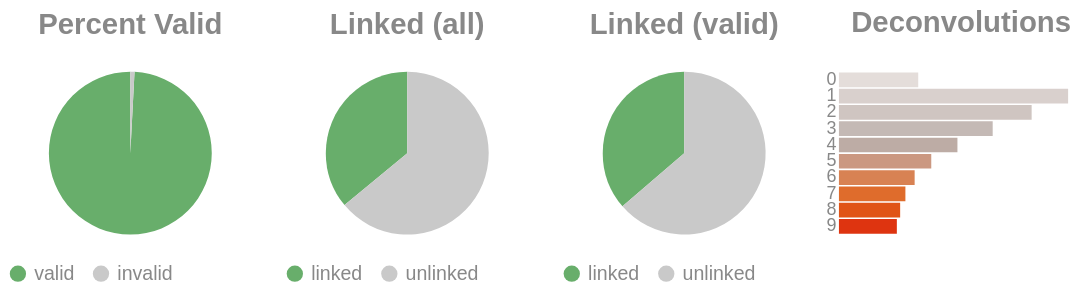

Notebook code for this chart:
### Code cell
if SKIPLR:
    pass
else:
    clash = Counter()
    for i in valids['molecule']:
        _mol = i.split("-")
        if len(_mol) == 1:
            clash.update('0')
        else:
            clash.update(_mol[-1])

    _d = {"deconvolutions": [], 'count': []}
    for k,v in clash.items():
        _d['deconvolutions'].append(k)
        _d['count'].append(v)

    tot_valid = valids['reads'].sum()
    mask = valids['reads'] >= 2
    n_linked_reads = valids.loc[mask, 'reads'].sum()
    perc_valid = round(tot_valid / n_reads, 4)
    linked_perc_abs = round(n_linked_reads / n_reads, 4)
    linked_perc = round(n_linked_reads / tot_valid, 4)

    _valid = pd.DataFrame({"valids": ['valid', 'invalid'] , "count":  [tot_valid, n_reads - tot_valid]})
    _linked_abs = pd.DataFrame({"linked (absolute)": ['linked', 'unlinked'] , "count":  [n_linked_reads, n_reads - n_linked_reads]})
    _linked_rel = pd.DataFrame({"linked (valids)": ['linked', 'unlinked'] , "count":  [n_linked_reads, tot_valid - n_linked_reads]})

    (
        alt.hconcat(
            piechart(_valid, goodval = 'valid', title = "Percent Valid"),
            piechart(_linked_abs, goodval = "linked", title =  "Linked (all)"),
            piechart(_linked_rel, goodval = "linked", title =  "Linked (valid)"),
            convolutionbar(pd.DataFrame(_d), title = "Deconvolutions"),
            center = True,
            bounds = 'flush'
        )
        .resolve_scale(color='independent')
        .resolve_legend('independent')
        .properties(usermeta={'embedOptions': {"actions": False}})
    ).display()

### Figure 1 — Vega-Lite specification as saved in the notebook (floating-point values rounded to 4 significant figures)
{"width": "container", "height": 400, "config": {"title": {"anchor": "start", "dy": -15, "fontSize": 18, "color": "#888888", "subtitleColor": "#888888", "subtitleFontSize": 14}, "arc": {"fill": "#0072B2"}, "axis": {"domainColor": "#888888", "domainWidth": 0.5, "gridWidth": 0.2, "grid": false, "titleFontWeight": 400, "titleFontSize": 15, "labelFontSize": 11, "labelColor": "#888888", "tickColor": "#888888", "tickWidth": 0.2, "titleColor": "#888888"}, "axisBand": {"grid": false}, "axisX": {"grid": true, "tickSize": 10, "domainCap": "round"}, "axisY": {"domain": false, "grid": true, "tickSize": 0, "domainCap": "round"}, "background": "transparent", "header": {"labelFontSize": 15, "labelColor": "#888888", "titleFontSize": 15, "titleFontWeight": 600, "titleColor": "#888888"}, "legend": {"labelFont": "sans-serif", "labelFontSize": 12, "labelColor": "#888888", "symbolSize": 100, "symbolType": "circle", "titleFontSize": 12, "titlePadding": 10, "titleColor": "#888888", "title": null}, "range": {"category": ["#E69F00", "#56B4E9", "#009E73", "#F0E442", "#0072B2", "#D55E00", "#CC79A7", "#000000"], "diverging": ["#cfe8f3", "#a2d4ec", "#73bfe2", "#46abdb", "#1696d2", "#12719e"]}, "area": {"fill": "#0072B2", "fillOpacity": 0.7, "line": true, "strokeOpacity": 0.7}, "line": {"color": "#0072B2", "stroke": "#0072B2", "strokeWidth": 2}, "trail": {"color": "#0072B2", "stroke": "#0072B2", "strokeWidth": 0, "size": 1}, "point": {"filled": true}, "text": {"color": "#888888", "fontSize": 11, "align": "right", "fontWeight": 400, "size": 11}, "bar": {"fill": "#0072B2", "stroke": null}, "view": {"stroke": null, "continuousWidth": 660, "continuousHeight": 400}}, "hconcat": [{"data": {"name": "data-ada09272b4e5b612683573608e2a5da4"}, "mark": {"type": "arc"}, "encoding": {"color": {"field": "valids", "legend": {"orient": "bottom", "title": null}, "scale": {"domain": ["valid", "invalid"], "range": ["#68ae6b", "#C9C9C9"]}, "title": "Valids", "type": "nominal"}, "theta": {"field": "count", "type": "quantitative"}, "tooltip": [{"field": "valids", "title": "Valids", "type": "ordinal"}, {"field": "percent", "format": ".2%", "title": "Percent", "type": "quantitative"}, {"field": "count", "title": "Count", "type": "quantitative"}]}, "height": 100, "title": {"text": "Percent Valid", "align": "center", "anchor": "middle"}, "transform": [{"calculate": "datum.count / 19012925", "as": "percent"}], "width": 150}, {"data": {"name": "data-cfcc9e79ce73cf5d698cc612d5ce11f0"}, "mark": {"type": "arc"}, "encoding": {"color": {"field": "linked (absolute)", "legend": {"orient": "bottom", "title": null}, "scale": {"domain": ["linked", "unlinked"], "range": ["#68ae6b", "#C9C9C9"]}, "title": "Linked (Absolute)", "type": "nominal"}, "theta": {"field": "count", "type": "quantitative"}, "tooltip": [{"field": "linked (absolute)", "title": "Linked (Absolute)", "type": "ordinal"}, {"field": "percent", "format": ".2%", "title": "Percent", "type": "quantitative"}, {"field": "count", "title": "Count", "type": "quantitative"}]}, "height": 100, "title": {"text": "Linked (all)", "align": "center", "anchor": "middle"}, "transform": [{"calculate": "datum.count / 19012925", "as": "percent"}], "width": 150}, {"data": {"name": "data-6296488d0514072e8981eef7521cf464"}, "mark": {"type": "arc"}, "encoding": {"color": {"field": "linked (valids)", "legend": {"orient": "bottom", "title": null}, "scale": {"domain": ["linked", "unlinked"], "range": ["#68ae6b", "#C9C9C9"]}, "title": "Linked (Valids)", "type": "nominal"}, "theta": {"field": "count", "type": "quantitative"}, "tooltip": [{"field": "linked (valids)", "title": "Linked (Valids)", "type": "ordinal"}, {"field": "percent", "format": ".2%", "title": "Percent", "type": "quantitative"}, {"field": "count", "title": "Count", "type": "quantitative"}]}, "height": 100, "title": {"text": "Linked (valid)", "align": "center", "anchor": "middle"}, "transform": [{"calculate": "datum.count / 18856238", "as": "percent"}], "width": 150}, {"data": {"name": "data-357f4fcc2aae8fab700c9b9eed7cda77"}, "mark": {"type": "bar"}, "encoding": {"color": {"field": "deconvolutions", "legend": null, "scale": {"scheme": "lightgreyred"}, "type": "nominal"}, "tooltip": [{"field": "deconvolutions", "title": "Deconvolutions", "type": "ordinal"}, {"field": "percent", "format": ".2%", "title": "Percent", "type": "quantitative"}, {"field": "count", "title": "Count", "type": "quantitative"}], "x": {"axis": null, "field": "count", "type": "quantitative"}, "y": {"field": "deconvolutions", "sort": "ascending", "title": null, "type": "nominal"}}, "height": 100, "title": {"text": "Deconvolutions", "align": "center", "anchor": "middle"}, "transform": [{"calculate": "datum.count / 25368893", "as": "percent"}], "width": 150}], "bounds": "flush", "center": true, "resolve": {"legend": {"angle": "independent"}, "scale": {"color": "independent"}}, "usermeta": {"embedOptions": {"actions": false}}, "$schema": "https://vega.github.io/schema/vega-lite/v6.4.1.json", "datasets": {"data-ada09272b4e5b612683573608e2a5da4": [{"valids": "valid", "count": 18856238}, {"valids": "invalid", "count": 156687}], "data-cfcc9e79ce73cf5d698cc612d5ce11f0": [{"linked (absolute)": "linked", "count": 6847745}, {"linked (absolute)": "unlinked", "count": 12165180}], "data-6296488d0514072e8981eef7521cf464": [{"linked (valids)": "linked", "count": 6847745}, {"linked (valids)": "unlinked", "count": 12008493}], "data-357f4fcc2aae8fab700c9b9eed7cda77": [{"deconvolutions": "0", "count": 1784891}, {"deconvolutions": "1", "count": 5158653}, {"deconvolutions": "2", "count": 4337523}, {"deconvolutions": "3", "count": 3460698}, {"deconvolutions": "4", "count": 2667297}, {"deconvolutions": "5", "count": 2078178}, {"deconvolutions": "6", "count": 1704057}, {"deconvolutions": "7", "count": 1496029}, {"deconvolutions": "8", "count": 1377942}, {"deconvolutions": "9", "count": 1303625}]}}
